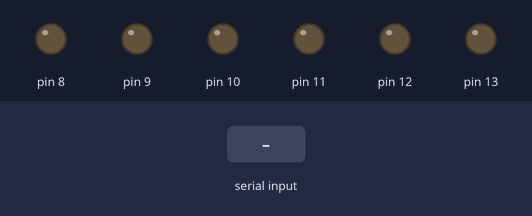
Simulated run of this sketch. Board: Arduino Uno, built with avr-gcc and run on an emulated ATmega328P. Shown: output pins drawn as LEDs (lit = HIGH). Inputs (shaded band) come from the test bench.

Above: at 1.2 s.
1.3 s: "W" received over Serial
At 2.0 s:
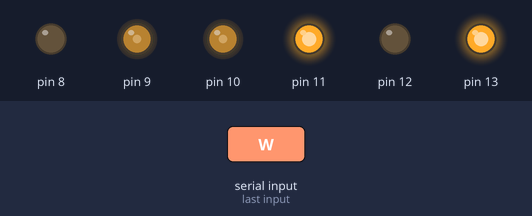
2.8 s: "S" received over Serial
At 3.1 s:
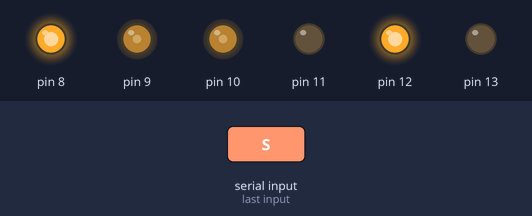
4.3 s: "A" received over Serial
At 5.4 s:
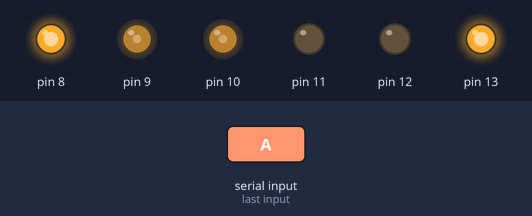
5.8 s: "D" received over Serial
At 6.6 s:
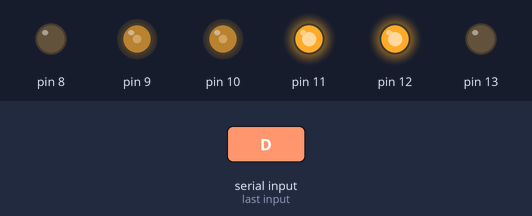
7.3 s: "1" received over Serial
At 7.7 s:
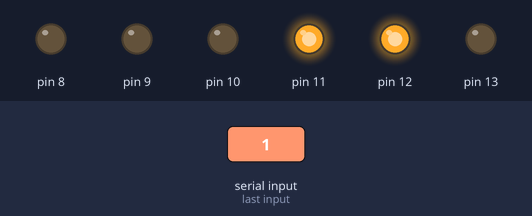
Timing chart, 0 to 9.8 s (numbered marks = the images above; inputs shaded):
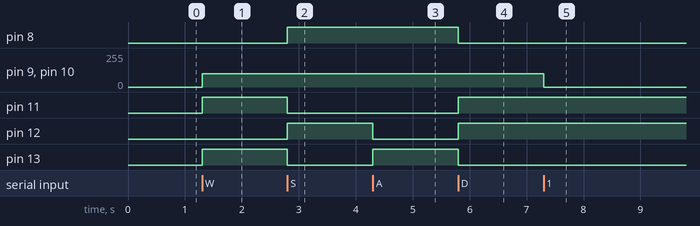

Measured:
- after the input at 1.3 s, pin 9, pin 10: 0/255 → 100/255 at once; pin 11, pin 13: LOW → HIGH at once
- after the input at 2.8 s, pin 8, pin 12: LOW → HIGH at once; pin 11, pin 13: HIGH → LOW at once
- after the input at 4.3 s, pin 12: HIGH → LOW at once; pin 13: LOW → HIGH at once
- after the input at 5.8 s, pin 8, pin 13: HIGH → LOW at once; pin 11, pin 12: LOW → HIGH at once
- after the input at 7.3 s, pin 9, pin 10: 100/255 → 0/255 at once

The sketch:

Ex2.ino
```cpp
void setup() {
  // put your setup code here, to run once:
  pinMode(8, OUTPUT);
  pinMode(9, OUTPUT);
  pinMode(10, OUTPUT);
  pinMode(11, OUTPUT);
  pinMode(12, OUTPUT);
  pinMode(13, OUTPUT);
  Serial.print("Hi");
  Serial.begin(9600);
}

void speed(int speed_left, int speed_right){
  if (speed_left < 0){
    digitalWrite(8, HIGH);
    digitalWrite(11, LOW);
    analogWrite(9, abs(speed_left));
  }
  else if (speed_left > 0){
    digitalWrite(8, LOW);
    digitalWrite(11, HIGH);
    analogWrite(9, speed_left);
  }
  else{
    analogWrite(9, 0);
  }
  if (speed_right < 0){
    analogWrite(10, abs(speed_right));
    digitalWrite(12, HIGH);
    digitalWrite(13, LOW);
  }
  else if(speed_right > 0){
    analogWrite(10, speed_right);
    digitalWrite(12, LOW);
    digitalWrite(13, HIGH);
  }
  else{
    analogWrite(10, 0);
  }
}

void loop() {
  // put your main code here, to run repeatedly:
  if(Serial.available()){
    char temp = Serial.read();
    if(temp == 'W') speed(100, 100);
    else if(temp == 'S') speed(-100, -100);
    else if(temp == 'A') speed(-100, 100);
    else if(temp == 'D') speed(100, -100);
    else speed(0, 0);
  }
}
```
